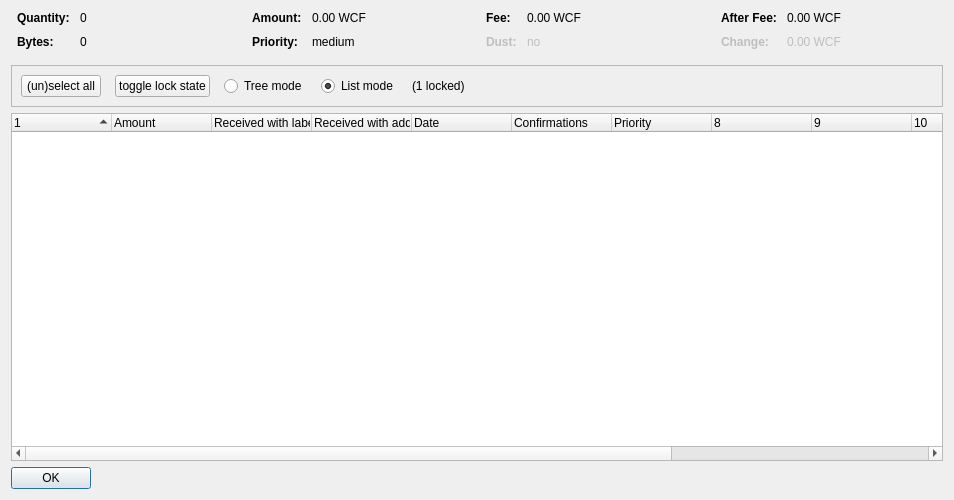
<?xml version="1.0" encoding="UTF-8"?>
<ui version="4.0">
 <class>CoinControlDialog</class>
 <widget class="QDialog" name="CoinControlDialog">
  <property name="geometry">
   <rect>
    <x>0</x>
    <y>0</y>
    <width>954</width>
    <height>500</height>
   </rect>
  </property>
  <property name="windowTitle">
   <string>Coin Selection</string>
  </property>
  <layout class="QVBoxLayout" name="verticalLayout">
   <item>
    <layout class="QHBoxLayout" name="horizontalLayoutTop" stretch="0,0,0,0">
     <property name="topMargin">
      <number>0</number>
     </property>
     <property name="bottomMargin">
      <number>10</number>
     </property>
     <item>
      <layout class="QFormLayout" name="formLayoutCoinControl1">
       <property name="horizontalSpacing">
        <number>10</number>
       </property>
       <property name="verticalSpacing">
        <number>10</number>
       </property>
       <property name="leftMargin">
        <number>6</number>
       </property>
       <property name="rightMargin">
        <number>6</number>
       </property>
       <item row="0" column="0">
        <widget class="QLabel" name="labelCoinControlQuantityText">
         <property name="font">
          <font>
           <weight>75</weight>
           <bold>true</bold>
          </font>
         </property>
         <property name="text">
          <string>Quantity:</string>
         </property>
        </widget>
       </item>
       <item row="0" column="1">
        <widget class="QLabel" name="labelCoinControlQuantity">
         <property name="cursor">
          <cursorShape>IBeamCursor</cursorShape>
         </property>
         <property name="contextMenuPolicy">
          <enum>Qt::ActionsContextMenu</enum>
         </property>
         <property name="text">
          <string notr="true">0</string>
         </property>
         <property name="textInteractionFlags">
          <set>Qt::LinksAccessibleByMouse|Qt::TextSelectableByKeyboard|Qt::TextSelectableByMouse</set>
         </property>
        </widget>
       </item>
       <item row="1" column="0">
        <widget class="QLabel" name="labelCoinControlBytesText">
         <property name="font">
          <font>
           <weight>75</weight>
           <bold>true</bold>
          </font>
         </property>
         <property name="text">
          <string>Bytes:</string>
         </property>
        </widget>
       </item>
       <item row="1" column="1">
        <widget class="QLabel" name="labelCoinControlBytes">
         <property name="cursor">
          <cursorShape>IBeamCursor</cursorShape>
         </property>
         <property name="contextMenuPolicy">
          <enum>Qt::ActionsContextMenu</enum>
         </property>
         <property name="text">
          <string notr="true">0</string>
         </property>
         <property name="textInteractionFlags">
          <set>Qt::LinksAccessibleByMouse|Qt::TextSelectableByKeyboard|Qt::TextSelectableByMouse</set>
         </property>
        </widget>
       </item>
      </layout>
     </item>
     <item>
      <layout class="QFormLayout" name="formLayoutCoinControl2">
       <property name="horizontalSpacing">
        <number>10</number>
       </property>
       <property name="verticalSpacing">
        <number>10</number>
       </property>
       <property name="leftMargin">
        <number>6</number>
       </property>
       <property name="rightMargin">
        <number>6</number>
       </property>
       <item row="0" column="0">
        <widget class="QLabel" name="labelCoinControlAmountText">
         <property name="font">
          <font>
           <weight>75</weight>
           <bold>true</bold>
          </font>
         </property>
         <property name="text">
          <string>Amount:</string>
         </property>
        </widget>
       </item>
       <item row="0" column="1">
        <widget class="QLabel" name="labelCoinControlAmount">
         <property name="cursor">
          <cursorShape>IBeamCursor</cursorShape>
         </property>
         <property name="contextMenuPolicy">
          <enum>Qt::ActionsContextMenu</enum>
         </property>
         <property name="text">
          <string notr="true">0.00 WCF</string>
         </property>
         <property name="textInteractionFlags">
          <set>Qt::LinksAccessibleByMouse|Qt::TextSelectableByKeyboard|Qt::TextSelectableByMouse</set>
         </property>
        </widget>
       </item>
       <item row="1" column="0">
        <widget class="QLabel" name="labelCoinControlPriorityText">
         <property name="font">
          <font>
           <weight>75</weight>
           <bold>true</bold>
          </font>
         </property>
         <property name="text">
          <string>Priority:</string>
         </property>
        </widget>
       </item>
       <item row="1" column="1">
        <widget class="QLabel" name="labelCoinControlPriority">
         <property name="cursor">
          <cursorShape>IBeamCursor</cursorShape>
         </property>
         <property name="contextMenuPolicy">
          <enum>Qt::ActionsContextMenu</enum>
         </property>
         <property name="text">
          <string>medium</string>
         </property>
         <property name="textInteractionFlags">
          <set>Qt::LinksAccessibleByMouse|Qt::TextSelectableByKeyboard|Qt::TextSelectableByMouse</set>
         </property>
        </widget>
       </item>
      </layout>
     </item>
     <item>
      <layout class="QFormLayout" name="formLayoutCoinControl3">
       <property name="horizontalSpacing">
        <number>10</number>
       </property>
       <property name="verticalSpacing">
        <number>10</number>
       </property>
       <property name="leftMargin">
        <number>6</number>
       </property>
       <property name="rightMargin">
        <number>6</number>
       </property>
       <item row="0" column="0">
        <widget class="QLabel" name="labelCoinControlFeeText">
         <property name="font">
          <font>
           <weight>75</weight>
           <bold>true</bold>
          </font>
         </property>
         <property name="text">
          <string>Fee:</string>
         </property>
        </widget>
       </item>
       <item row="0" column="1">
        <widget class="QLabel" name="labelCoinControlFee">
         <property name="cursor">
          <cursorShape>IBeamCursor</cursorShape>
         </property>
         <property name="contextMenuPolicy">
          <enum>Qt::ActionsContextMenu</enum>
         </property>
         <property name="text">
          <string notr="true">0.00 WCF</string>
         </property>
         <property name="textInteractionFlags">
          <set>Qt::LinksAccessibleByMouse|Qt::TextSelectableByKeyboard|Qt::TextSelectableByMouse</set>
         </property>
        </widget>
       </item>
       <item row="1" column="0">
        <widget class="QLabel" name="labelCoinControlLowOutputText">
         <property name="enabled">
          <bool>false</bool>
         </property>
         <property name="font">
          <font>
           <weight>75</weight>
           <bold>true</bold>
          </font>
         </property>
         <property name="text">
          <string>Dust:</string>
         </property>
        </widget>
       </item>
       <item row="1" column="1">
        <widget class="QLabel" name="labelCoinControlLowOutput">
         <property name="enabled">
          <bool>false</bool>
         </property>
         <property name="cursor">
          <cursorShape>IBeamCursor</cursorShape>
         </property>
         <property name="contextMenuPolicy">
          <enum>Qt::ActionsContextMenu</enum>
         </property>
         <property name="text">
          <string>no</string>
         </property>
         <property name="textInteractionFlags">
          <set>Qt::LinksAccessibleByMouse|Qt::TextSelectableByKeyboard|Qt::TextSelectableByMouse</set>
         </property>
        </widget>
       </item>
      </layout>
     </item>
     <item>
      <layout class="QFormLayout" name="formLayoutCoinControl4">
       <property name="horizontalSpacing">
        <number>10</number>
       </property>
       <property name="verticalSpacing">
        <number>10</number>
       </property>
       <property name="leftMargin">
        <number>6</number>
       </property>
       <property name="rightMargin">
        <number>6</number>
       </property>
       <item row="0" column="0">
        <widget class="QLabel" name="labelCoinControlAfterFeeText">
         <property name="font">
          <font>
           <weight>75</weight>
           <bold>true</bold>
          </font>
         </property>
         <property name="text">
          <string>After Fee:</string>
         </property>
        </widget>
       </item>
       <item row="0" column="1">
        <widget class="QLabel" name="labelCoinControlAfterFee">
         <property name="cursor">
          <cursorShape>IBeamCursor</cursorShape>
         </property>
         <property name="contextMenuPolicy">
          <enum>Qt::ActionsContextMenu</enum>
         </property>
         <property name="text">
          <string notr="true">0.00 WCF</string>
         </property>
         <property name="textInteractionFlags">
          <set>Qt::LinksAccessibleByMouse|Qt::TextSelectableByKeyboard|Qt::TextSelectableByMouse</set>
         </property>
        </widget>
       </item>
       <item row="1" column="0">
        <widget class="QLabel" name="labelCoinControlChangeText">
         <property name="enabled">
          <bool>false</bool>
         </property>
         <property name="font">
          <font>
           <weight>75</weight>
           <bold>true</bold>
          </font>
         </property>
         <property name="text">
          <string>Change:</string>
         </property>
        </widget>
       </item>
       <item row="1" column="1">
        <widget class="QLabel" name="labelCoinControlChange">
         <property name="enabled">
          <bool>false</bool>
         </property>
         <property name="cursor">
          <cursorShape>IBeamCursor</cursorShape>
         </property>
         <property name="contextMenuPolicy">
          <enum>Qt::ActionsContextMenu</enum>
         </property>
         <property name="text">
          <string notr="true">0.00 WCF</string>
         </property>
         <property name="textInteractionFlags">
          <set>Qt::LinksAccessibleByMouse|Qt::TextSelectableByKeyboard|Qt::TextSelectableByMouse</set>
         </property>
        </widget>
       </item>
      </layout>
     </item>
    </layout>
   </item>
   <item>
    <widget class="QFrame" name="frame">
     <property name="minimumSize">
      <size>
       <width>0</width>
       <height>40</height>
      </size>
     </property>
     <property name="frameShape">
      <enum>QFrame::StyledPanel</enum>
     </property>
     <property name="frameShadow">
      <enum>QFrame::Sunken</enum>
     </property>
     <layout class="QHBoxLayout" name="horizontalLayout">
      <item>
       <layout class="QHBoxLayout" name="horizontalLayoutPanel" stretch="0,0,0,0,0,0">
        <property name="spacing">
         <number>14</number>
        </property>
        <item>
         <widget class="QPushButton" name="pushButtonSelectAll">
          <property name="sizePolicy">
           <sizepolicy hsizetype="Maximum" vsizetype="Fixed">
            <horstretch>0</horstretch>
            <verstretch>0</verstretch>
           </sizepolicy>
          </property>
          <property name="text">
           <string>(un)select all</string>
          </property>
          <property name="autoDefault">
           <bool>false</bool>
          </property>
         </widget>
        </item>
        <item>
         <widget class="QPushButton" name="pushButtonToggleLock">
          <property name="sizePolicy">
           <sizepolicy hsizetype="Maximum" vsizetype="Fixed">
            <horstretch>0</horstretch>
            <verstretch>0</verstretch>
           </sizepolicy>
          </property>
          <property name="text">
           <string>toggle lock state</string>
          </property>
          <property name="autoDefault">
           <bool>false</bool>
          </property>
         </widget>
        </item>
        <item>
         <widget class="QRadioButton" name="radioTreeMode">
          <property name="sizePolicy">
           <sizepolicy hsizetype="Maximum" vsizetype="Fixed">
            <horstretch>0</horstretch>
            <verstretch>0</verstretch>
           </sizepolicy>
          </property>
          <property name="text">
           <string>Tree mode</string>
          </property>
         </widget>
        </item>
        <item>
         <widget class="QRadioButton" name="radioListMode">
          <property name="sizePolicy">
           <sizepolicy hsizetype="Maximum" vsizetype="Fixed">
            <horstretch>0</horstretch>
            <verstretch>0</verstretch>
           </sizepolicy>
          </property>
          <property name="text">
           <string>List mode</string>
          </property>
          <property name="checked">
           <bool>true</bool>
          </property>
         </widget>
        </item>
        <item>
         <widget class="QLabel" name="labelLocked">
          <property name="text">
           <string>(1 locked)</string>
          </property>
         </widget>
        </item>
        <item>
         <spacer name="horizontalSpacer">
          <property name="orientation">
           <enum>Qt::Horizontal</enum>
          </property>
          <property name="sizeHint" stdset="0">
           <size>
            <width>40</width>
            <height>20</height>
           </size>
          </property>
         </spacer>
        </item>
       </layout>
      </item>
     </layout>
    </widget>
   </item>
   <item>
    <widget class="CoinControlTreeWidget" name="treeWidget">
     <property name="contextMenuPolicy">
      <enum>Qt::CustomContextMenu</enum>
     </property>
     <property name="sortingEnabled">
      <bool>false</bool>
     </property>
     <property name="columnCount">
      <number>13</number>
     </property>
     <attribute name="headerShowSortIndicator" stdset="0">
      <bool>true</bool>
     </attribute>
     <attribute name="headerStretchLastSection">
      <bool>false</bool>
     </attribute>
     <column>
      <property name="text">
       <string/>
      </property>
     </column>
     <column>
      <property name="text">
       <string>Amount</string>
      </property>
     </column>
     <column>
      <property name="text">
       <string>Received with label</string>
      </property>
     </column>
     <column>
      <property name="text">
       <string>Received with address</string>
      </property>
     </column>
     <column>
      <property name="text">
       <string>Date</string>
      </property>
     </column>
     <column>
      <property name="text">
       <string>Confirmations</string>
      </property>
      <property name="toolTip">
       <string>Confirmed</string>
      </property>
     </column>
     <column>
      <property name="text">
       <string>Priority</string>
      </property>
     </column>
     <column>
      <property name="text">
       <string/>
      </property>
     </column>
     <column>
      <property name="text">
       <string/>
      </property>
     </column>
     <column>
      <property name="text">
       <string/>
      </property>
     </column>
     <column>
      <property name="text">
       <string/>
      </property>
     </column>
     <column>
      <property name="text">
       <string/>
      </property>
     </column>
    </widget>
   </item>
   <item>
    <widget class="QDialogButtonBox" name="buttonBox">
     <property name="sizePolicy">
      <sizepolicy hsizetype="Maximum" vsizetype="Fixed">
       <horstretch>0</horstretch>
       <verstretch>0</verstretch>
      </sizepolicy>
     </property>
     <property name="orientation">
      <enum>Qt::Horizontal</enum>
     </property>
     <property name="standardButtons">
      <set>QDialogButtonBox::Ok</set>
     </property>
    </widget>
   </item>
  </layout>
 </widget>
 <customwidgets>
  <customwidget>
   <class>CoinControlTreeWidget</class>
   <extends>QTreeWidget</extends>
   <header>coincontroltreewidget.h</header>
  </customwidget>
 </customwidgets>
 <resources/>
 <connections/>
</ui>
